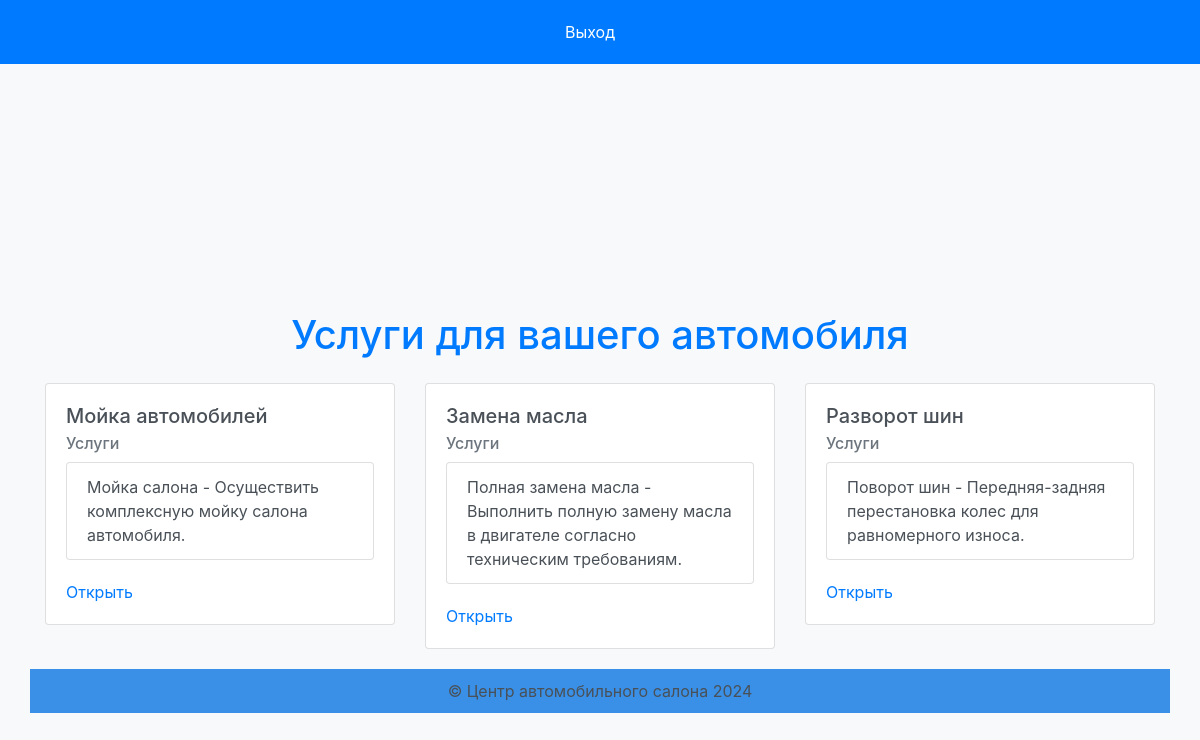
Before: /dashboard (signed in) with the older database file.
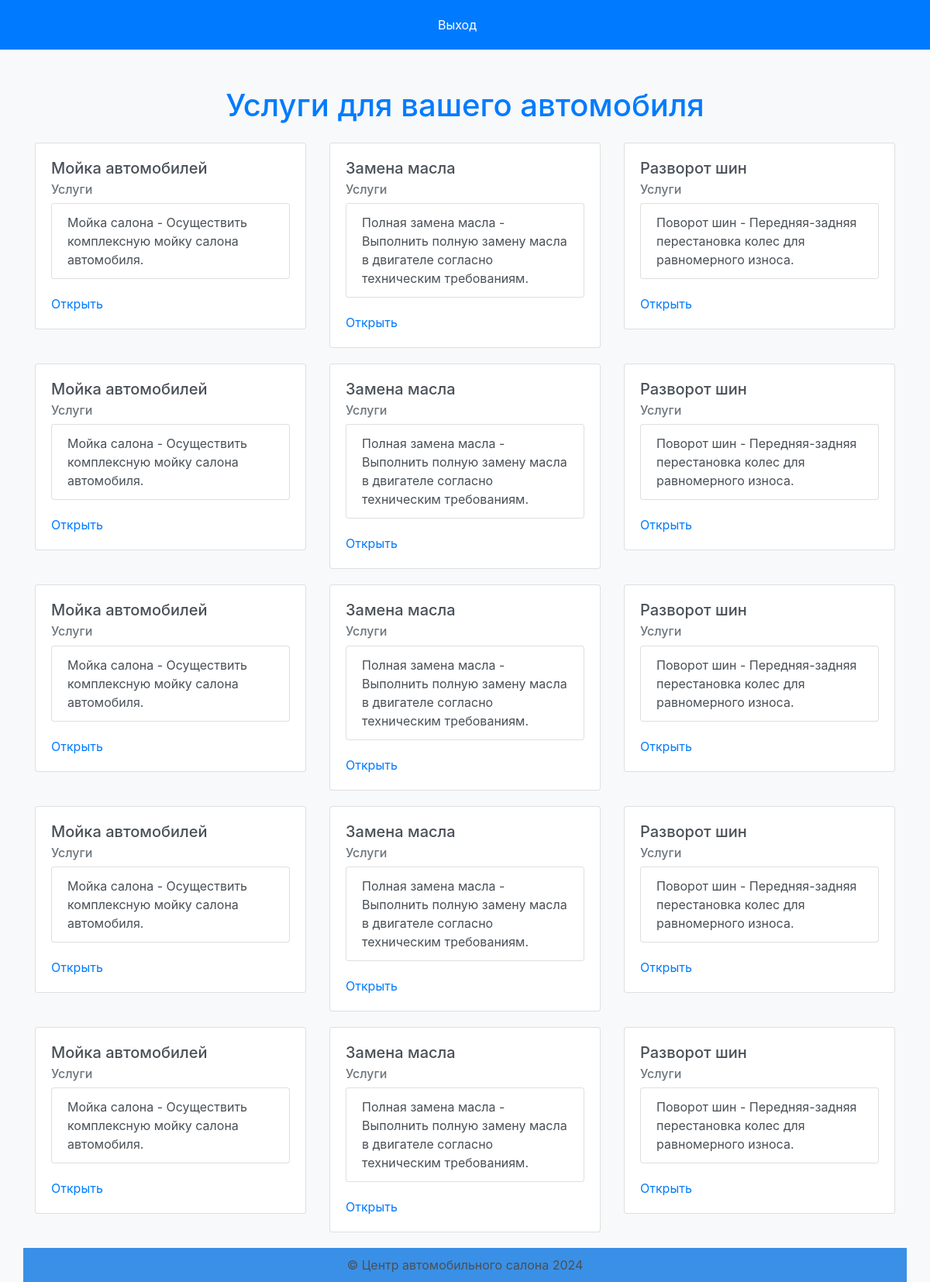
After: the same page with the newer database file.
### main.py (models this page shows)
class Subject(db.Model):
    id = db.Column(db.Integer, primary_key=True)
    name = db.Column(db.String(80), nullable=False)
    teacher = db.Column(db.String(80), nullable=True)  # Добавлено поле для преподавателя

class Assignment(db.Model):
    id = db.Column(db.Integer, primary_key=True)
    title = db.Column(db.String(80), nullable=False)
    content = db.Column(db.Text, nullable=False)
    deadline = db.Column(db.DateTime, nullable=True)
    subject_id = db.Column(db.Integer, db.ForeignKey('subject.id'), nullable=False)
    subject = db.relationship('Subject', backref=db.backref('assignments', lazy=True))
    response = db.Column(db.Text, nullable=True)  # Новое поле для ответов
    messages = db.relationship('Message', backref='assignment', lazy=True)  # Связь с сообщениями

### main.py (the view)
@app.route('/dashboard')
@login_required
def dashboard():
    today = datetime.utcnow()
    assignments = Assignment.query.filter(Assignment.deadline >= today).order_by(Assignment.deadline).all()
    subjects = Subject.query.all()
    user_role = getattr(current_user, 'role', None)
    return render_template('dashboard.html', assignments=assignments, subjects=subjects, user_role=user_role)

### main.py (called while the page is built)
@login_manager.user_loader
def load_user(user_id):
    return User.query.get(int(user_id))

### templates/dashboard.html (shortened to what this page needs)
<!DOCTYPE html>
<html lang="en">
<head>
    <link rel="stylesheet" href="https://stackpath.bootstrapcdn.com/bootstrap/4.5.2/css/bootstrap.min.css">
</head>
<body>
    <nav>
        <a href="{{ url_for('login') }}">Выход</a>
    </nav>
    <div class="container mt-5">
        <h1 class="mb-4">Услуги для вашего автомобиля</h1>
        <div class="row">
            {% for subject in subjects %}
                <div class="col-md-4">
                    <div class="card">
                        <div class="card-body">
                            <h5 class="card-title">{{ subject.name }}</h5>
                            <h6 class="card-subtitle mb-2 text-muted">Услуги</h6>
                            <ul class="list-group">
                                {% for assignment in subject.assignments %}
                                    <li class="list-group-item">{{ assignment.title }} - {{ assignment.content |safe }}</li>
                                {% endfor %}
                            </ul>
                          <a href="{{ url_for('subject', subject_id=subject.id) }}" class="card-link">Открыть</a>
                        </div>
                    </div>
                </div>
            {% endfor %}
    <footer>
        &copy; Центр автомобильного салона 2024
    </footer>
</body>
</html>

### templates/dashboard.html (style rules this page uses)
body { background-color: #f8f9fa; color: #495057; min-height: 100vh; display: flex; flex-direction: column; }
h1, h2 { color: #007bff; }
ul { list-style-type: none; padding: 0; }
li { margin-bottom: 20px; }
a { color: #007bff; text-decoration: none; }
nav { background-color: #007bff; padding: 10px; text-align: center; }
nav a { display: inline-block; color: white; text-decoration: none; padding: 10px; margin-right: 20px; transition: background-color 0.3s; }
.card { margin-bottom: 20px; }
.container { display: flex; flex-direction: column; align-items: center; justify-content: center; min-height: 100vh; }
footer { text-align: center; padding: 10px; background-color: #3a90e6; width: 100%; }

Changed rows visible on the page:
added Subject: name "Мойка автомобилей"
added Assignment: title "Мойка салона", content "Осуществить комплексную мойку салона автомобиля.", shown under "Мойка автомобилей"
added Subject: name "Замена масла"
added Assignment: title "Полная замена масла", content "Выполнить полную замену масла в двигателе согласно техническим требованиям.", shown under "Замена масла"
added Subject: name "Разворот шин"
added Assignment: title "Поворот шин", content "Передняя-задняя перестановка колес для равномерного износа.", shown under "Разворот шин"
added Subject: name "Мойка автомобилей"
added Assignment: title "Мойка салона", content "Осуществить комплексную мойку салона автомобиля.", shown under "Мойка автомобилей"
added Subject: name "Замена масла"
added Assignment: title "Полная замена масла", content "Выполнить полную замену масла в двигателе согласно техническим требованиям.", shown under "Замена масла"
added Subject: name "Разворот шин"
added Assignment: title "Поворот шин", content "Передняя-задняя перестановка колес для равномерного износа.", shown under "Разворот шин"
added Subject: name "Мойка автомобилей"
added Assignment: title "Мойка салона", content "Осуществить комплексную мойку салона автомобиля.", shown under "Мойка автомобилей"
added Subject: name "Замена масла"
added Assignment: title "Полная замена масла", content "Выполнить полную замену масла в двигателе согласно техническим требованиям.", shown under "Замена масла"
added Subject: name "Разворот шин"
added Assignment: title "Поворот шин", content "Передняя-задняя перестановка колес для равномерного износа.", shown under "Разворот шин"
added Subject: name "Мойка автомобилей"
added Assignment: title "Мойка салона", content "Осуществить комплексную мойку салона автомобиля.", shown under "Мойка автомобилей"
added Subject: name "Замена масла"
added Assignment: title "Полная замена масла", content "Выполнить полную замену масла в двигателе согласно техническим требованиям.", shown under "Замена масла"
added Subject: name "Разворот шин"
added Assignment: title "Поворот шин", content "Передняя-задняя перестановка колес для равномерного износа.", shown under "Разворот шин"
